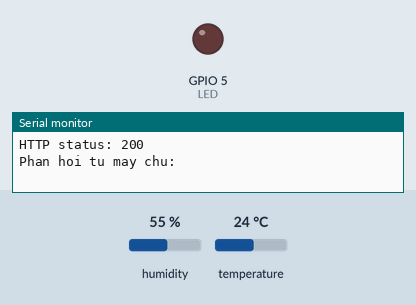
Bench run of a program on a simulated ESP32. On the bench: output pins drawn as LEDs (lit = HIGH), the last lines printed to the serial monitor. The inputs (shaded band) are chosen by the test bench; at power-on: humidity 55 %, temperature 24 °C. WiFi joins after 1.5 s; servers stay silent unless stated; uploads are accepted with an empty reply.

Above: at 8.3 s.
8.4 s: humidity set to 78 %
14.2 s: humidity set to 81 %
At 15.8 s:
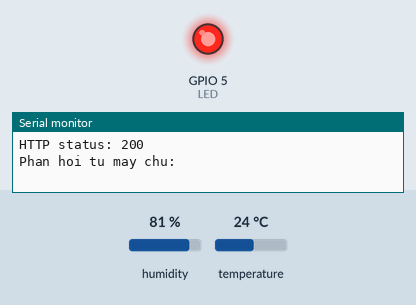
20.0 s: humidity set to 22 %
At 24.4 s:
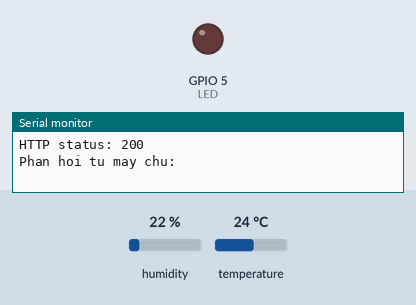
25.8 s: humidity set to 88 %
At 28.8 s:
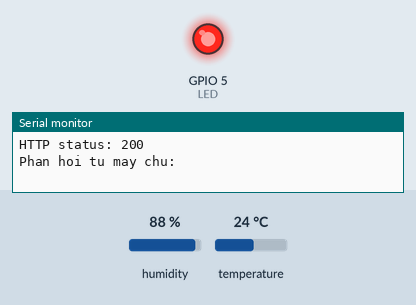
Timing chart, 0 to 30.3 s (numbered marks = the images above; inputs shaded):
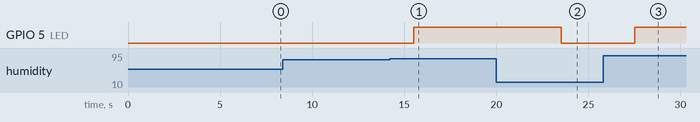

Measured:
- the behaviour switches between 79 and 80 % on humidity (found by bisection; images 0 and 1)
- after the input at 14.2 s, GPIO 5 (LED): LOW → HIGH after 1.3 s
- after the input at 20.0 s, GPIO 5 (LED): HIGH → LOW after 3.5 s
- after the input at 25.8 s, GPIO 5 (LED): LOW → HIGH after 1.7 s

The program:

main.cpp
```cpp
#include <DHT.h>
#include <WiFi.h>
#include <HTTPClient.h>
#define LED 5
#define DHTPIN 4
#define DHTTYPE DHT22

const char* ssid = "Wokwi-GUEST";
const char* password = "";
const unsigned long interval = 2000;
const float temperatureLimit = 35;
const float humidityLimit = 80;
const float timeLimit = 15000;
unsigned long lastRead = 0;
unsigned long startAttempt;
float temperature;
float humidity;
DHT dht(DHTPIN, DHTTYPE);

void sendJSON(String json){
  if(WiFi.status() != WL_CONNECTED){
    Serial.println("WiFi chua ket noi");
    return;
  }
  HTTPClient http;
  http.begin("https://httpbin.org/post");
  http.addHeader("Content-Type", "application/json");
  int httpCode = http.POST(json);
  if(httpCode > 0) {
    Serial.printf("HTTP status: %d \n", httpCode);
    Serial.println("Phan hoi tu may chu:");
    Serial.println(http.getString());
  }
  else {
    Serial.printf("Gui that bai: %s \n", http.errorToString(httpCode).c_str());
  }
  http.end();
}

void readSensor() {
  temperature = dht.readTemperature();
  humidity = dht.readHumidity();
}
void printData() {
  Serial.printf("Nhieu do: %.1f °C \n",temperature);
  Serial.printf("Do am: %.1f %% \n",humidity);
}
int checkAlert() {
  if(temperature >= temperatureLimit || humidity >= humidityLimit) return HIGH;
  return LOW;
}
void controlLED(int statusLED) {
  digitalWrite(LED, statusLED);
}
String createJSON() {
  String json = "{";
  json += "\"temperature\":" + String(temperature, 1) + ",";
  json += "\"humidity\":" + String(humidity, 1) + ",";
  json += "\"alert\":" + String((checkAlert() == LOW ? "false" : "true"));
  json += "}";
  return json;
}

void reconnectWiFi() {
  if(WiFi.status() == WL_CONNECTED){
    return;
  }
  Serial.println("WiFi mat ket noi, dang thu ket noi lai");
  WiFi.disconnect();
  Serial.printf("Dang ket noi toi WiFi: ");
  Serial.println(ssid);
  WiFi.begin(ssid, password);
  startAttempt = millis();
  while(WiFi.status() != WL_CONNECTED && millis() - startAttempt <= timeLimit) {
    delay(500);
    Serial.printf(".");
  }
  Serial.println("");
  if(WiFi.status() != WL_CONNECTED) {
    Serial.println("Ket noi WiFi that bai");
  }
  else {
    Serial.println("Ket noi WiFi thanh cong");
    Serial.printf("Dia chi WiFi la: ");
    Serial.println(WiFi.localIP());
  }
}

void setup() {
  pinMode(LED, OUTPUT);
  dht.begin();
  Serial.begin(115200);
}

void loop() {
  if(millis() - lastRead > interval){
    reconnectWiFi();
    lastRead = millis();
    readSensor();
    if(isnan(temperature) || isnan(humidity)) {
      Serial.printf("loi DHT22 \n");
      return;
    }
    printData();
    controlLED(checkAlert());
    String json = createJSON();\
    Serial.println("JSON gui di:");
    Serial.println(json);
    sendJSON(json);
  }
}
```
